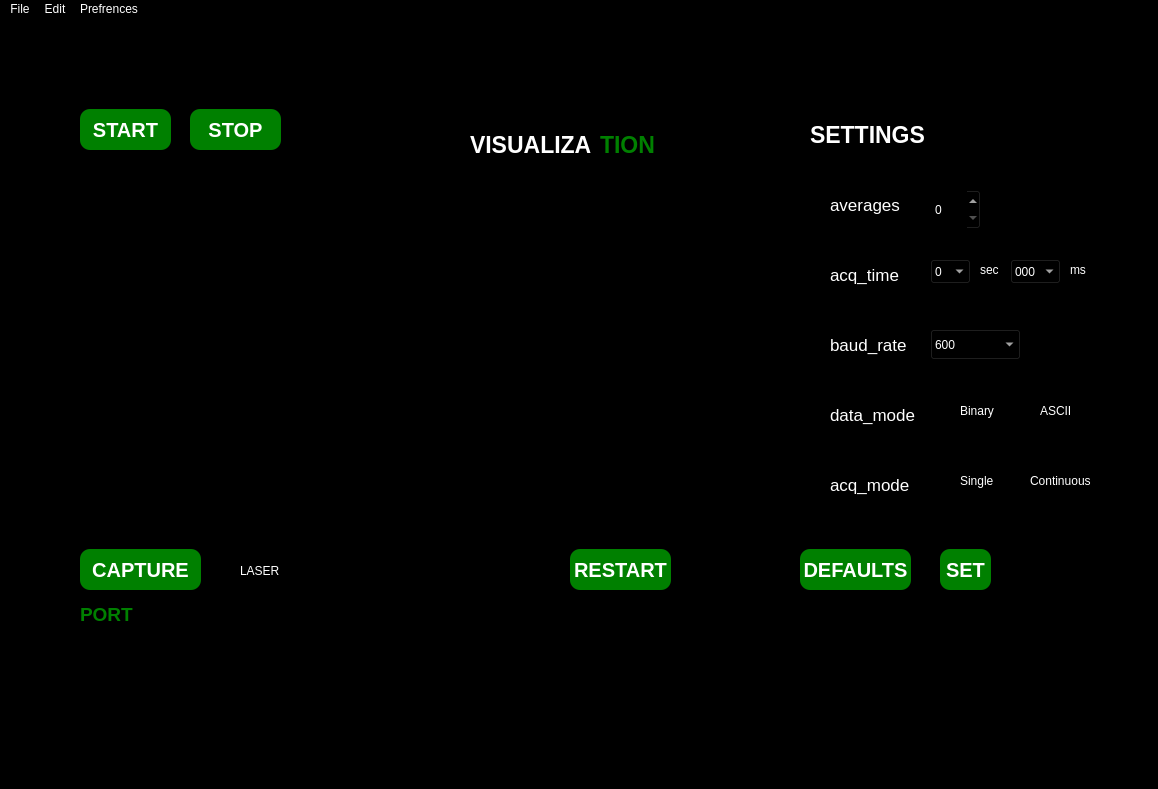
<?xml version="1.0" encoding="UTF-8"?>
<ui version="4.0">
 <class>MainWindow</class>
 <widget class="QMainWindow" name="MainWindow">
  <property name="geometry">
   <rect>
    <x>0</x>
    <y>0</y>
    <width>1158</width>
    <height>789</height>
   </rect>
  </property>
  <property name="font">
   <font>
    <family>Century Schoolbook L</family>
    <weight>50</weight>
    <bold>false</bold>
   </font>
  </property>
  <property name="windowTitle">
   <string>MainWindow</string>
  </property>
  <property name="styleSheet">
   <string notr="true">Background-color:black; color:white</string>
  </property>
  <widget class="QWidget" name="centralwidget">
   <widget class="QLabel" name="label">
    <property name="geometry">
     <rect>
      <x>0</x>
      <y>670</y>
      <width>171</width>
      <height>91</height>
     </rect>
    </property>
    <property name="styleSheet">
     <string notr="true">background-image: url(/home/devanshu/Pictures/image.png)
</string>
    </property>
    <property name="text">
     <string/>
    </property>
   </widget>
   <widget class="QPushButton" name="start">
    <property name="geometry">
     <rect>
      <x>80</x>
      <y>90</y>
      <width>91</width>
      <height>41</height>
     </rect>
    </property>
    <property name="font">
     <font>
      <pointsize>15</pointsize>
      <weight>75</weight>
      <bold>true</bold>
     </font>
    </property>
    <property name="styleSheet">
     <string notr="true">background-color: green; color: white;border-radius: 10px;
</string>
    </property>
    <property name="text">
     <string>START</string>
    </property>
   </widget>
   <widget class="QLabel" name="label_2">
    <property name="geometry">
     <rect>
      <x>830</x>
      <y>170</y>
      <width>91</width>
      <height>31</height>
     </rect>
    </property>
    <property name="font">
     <font>
      <pointsize>13</pointsize>
      <weight>50</weight>
      <bold>false</bold>
      <underline>false</underline>
     </font>
    </property>
    <property name="styleSheet">
     <string notr="true">color: white;</string>
    </property>
    <property name="text">
     <string>averages </string>
    </property>
   </widget>
   <widget class="QLabel" name="label_3">
    <property name="geometry">
     <rect>
      <x>830</x>
      <y>240</y>
      <width>91</width>
      <height>31</height>
     </rect>
    </property>
    <property name="font">
     <font>
      <pointsize>13</pointsize>
      <weight>50</weight>
      <bold>false</bold>
      <underline>false</underline>
     </font>
    </property>
    <property name="styleSheet">
     <string notr="true">color: white;</string>
    </property>
    <property name="text">
     <string>acq_time</string>
    </property>
   </widget>
   <widget class="QLabel" name="label_4">
    <property name="geometry">
     <rect>
      <x>830</x>
      <y>310</y>
      <width>91</width>
      <height>31</height>
     </rect>
    </property>
    <property name="font">
     <font>
      <pointsize>13</pointsize>
      <weight>50</weight>
      <bold>false</bold>
      <underline>false</underline>
     </font>
    </property>
    <property name="styleSheet">
     <string notr="true">color: white;
</string>
    </property>
    <property name="text">
     <string>baud_rate</string>
    </property>
   </widget>
   <widget class="QLabel" name="label_5">
    <property name="geometry">
     <rect>
      <x>830</x>
      <y>380</y>
      <width>91</width>
      <height>31</height>
     </rect>
    </property>
    <property name="font">
     <font>
      <pointsize>13</pointsize>
      <weight>50</weight>
      <bold>false</bold>
      <underline>false</underline>
     </font>
    </property>
    <property name="styleSheet">
     <string notr="true">color: white;
</string>
    </property>
    <property name="text">
     <string>data_mode</string>
    </property>
   </widget>
   <widget class="QLabel" name="label_6">
    <property name="geometry">
     <rect>
      <x>830</x>
      <y>450</y>
      <width>91</width>
      <height>31</height>
     </rect>
    </property>
    <property name="font">
     <font>
      <pointsize>13</pointsize>
      <weight>50</weight>
      <bold>false</bold>
      <underline>false</underline>
     </font>
    </property>
    <property name="styleSheet">
     <string notr="true">color: white;</string>
    </property>
    <property name="text">
     <string>acq_mode</string>
    </property>
   </widget>
   <widget class="QLabel" name="label_7">
    <property name="geometry">
     <rect>
      <x>1080</x>
      <y>680</y>
      <width>71</width>
      <height>81</height>
     </rect>
    </property>
    <property name="styleSheet">
     <string notr="true">background-image: url(/home/devanshu/Downloads/to.png)
</string>
    </property>
    <property name="text">
     <string/>
    </property>
   </widget>
   <widget class="QPushButton" name="stop">
    <property name="geometry">
     <rect>
      <x>190</x>
      <y>90</y>
      <width>91</width>
      <height>41</height>
     </rect>
    </property>
    <property name="font">
     <font>
      <pointsize>15</pointsize>
      <weight>75</weight>
      <bold>true</bold>
     </font>
    </property>
    <property name="styleSheet">
     <string notr="true">background-color: Green; color: white;border-radius: 10px;
</string>
    </property>
    <property name="text">
     <string>STOP</string>
    </property>
   </widget>
   <widget class="QPushButton" name="capture">
    <property name="geometry">
     <rect>
      <x>80</x>
      <y>530</y>
      <width>121</width>
      <height>41</height>
     </rect>
    </property>
    <property name="font">
     <font>
      <pointsize>15</pointsize>
      <weight>75</weight>
      <bold>true</bold>
     </font>
    </property>
    <property name="styleSheet">
     <string notr="true">background-color: Green; color: white;border-radius: 10px;
</string>
    </property>
    <property name="text">
     <string>CAPTURE</string>
    </property>
   </widget>
   <widget class="QLabel" name="label_9">
    <property name="geometry">
     <rect>
      <x>470</x>
      <y>110</y>
      <width>121</width>
      <height>31</height>
     </rect>
    </property>
    <property name="font">
     <font>
      <pointsize>17</pointsize>
      <weight>75</weight>
      <bold>true</bold>
      <underline>false</underline>
     </font>
    </property>
    <property name="text">
     <string>VISUALIZA</string>
    </property>
   </widget>
   <widget class="QLabel" name="label_10">
    <property name="geometry">
     <rect>
      <x>600</x>
      <y>110</y>
      <width>71</width>
      <height>31</height>
     </rect>
    </property>
    <property name="font">
     <font>
      <pointsize>17</pointsize>
      <weight>75</weight>
      <bold>true</bold>
      <underline>false</underline>
     </font>
    </property>
    <property name="styleSheet">
     <string notr="true">color:green;</string>
    </property>
    <property name="text">
     <string>TION</string>
    </property>
   </widget>
   <widget class="QLabel" name="label_11">
    <property name="geometry">
     <rect>
      <x>810</x>
      <y>100</y>
      <width>121</width>
      <height>31</height>
     </rect>
    </property>
    <property name="font">
     <font>
      <pointsize>17</pointsize>
      <weight>75</weight>
      <bold>true</bold>
      <underline>false</underline>
     </font>
    </property>
    <property name="text">
     <string>SETTINGS</string>
    </property>
   </widget>
   <widget class="QLabel" name="label_12">
    <property name="geometry">
     <rect>
      <x>790</x>
      <y>180</y>
      <width>21</width>
      <height>21</height>
     </rect>
    </property>
    <property name="styleSheet">
     <string notr="true">background-color: transparent;
border-image:  url(/home/devanshu/Desktop/info.png);
background: none;
border: none;
background-repeat: none;</string>
    </property>
    <property name="text">
     <string/>
    </property>
   </widget>
   <widget class="QLabel" name="label_13">
    <property name="geometry">
     <rect>
      <x>790</x>
      <y>250</y>
      <width>21</width>
      <height>21</height>
     </rect>
    </property>
    <property name="styleSheet">
     <string notr="true">background-color: transparent;
border-image:  url(/home/devanshu/Desktop/info.png);
background: none;
border: none;
background-repeat: none;</string>
    </property>
    <property name="text">
     <string/>
    </property>
   </widget>
   <widget class="QLabel" name="label_14">
    <property name="geometry">
     <rect>
      <x>790</x>
      <y>320</y>
      <width>21</width>
      <height>21</height>
     </rect>
    </property>
    <property name="styleSheet">
     <string notr="true">background-color: transparent;
border-image:  url(/home/devanshu/Desktop/info.png);
background: none;
border: none;
background-repeat: none;</string>
    </property>
    <property name="text">
     <string/>
    </property>
   </widget>
   <widget class="QLabel" name="label_15">
    <property name="geometry">
     <rect>
      <x>790</x>
      <y>390</y>
      <width>21</width>
      <height>21</height>
     </rect>
    </property>
    <property name="styleSheet">
     <string notr="true">background-color: transparent;
border-image:  url(/home/devanshu/Desktop/info.png);
background: none;
border: none;
background-repeat: none;</string>
    </property>
    <property name="text">
     <string/>
    </property>
   </widget>
   <widget class="QLabel" name="label_16">
    <property name="geometry">
     <rect>
      <x>790</x>
      <y>460</y>
      <width>21</width>
      <height>21</height>
     </rect>
    </property>
    <property name="styleSheet">
     <string notr="true">background-color: transparent;
border-image:  url(/home/devanshu/Desktop/info.png);
background: none;
border: none;
background-repeat: none;</string>
    </property>
    <property name="text">
     <string/>
    </property>
   </widget>
   <widget class="QSpinBox" name="avg">
    <property name="geometry">
     <rect>
      <x>930</x>
      <y>170</y>
      <width>51</width>
      <height>41</height>
     </rect>
    </property>
   </widget>
   <widget class="QPushButton" name="set">
    <property name="geometry">
     <rect>
      <x>940</x>
      <y>530</y>
      <width>51</width>
      <height>41</height>
     </rect>
    </property>
    <property name="font">
     <font>
      <pointsize>15</pointsize>
      <weight>75</weight>
      <bold>true</bold>
     </font>
    </property>
    <property name="styleSheet">
     <string notr="true">background-color: Green; color: white;border-radius: 10px;
</string>
    </property>
    <property name="text">
     <string>SET</string>
    </property>
   </widget>
   <widget class="QPushButton" name="default_2">
    <property name="geometry">
     <rect>
      <x>800</x>
      <y>530</y>
      <width>111</width>
      <height>41</height>
     </rect>
    </property>
    <property name="font">
     <font>
      <pointsize>15</pointsize>
      <weight>75</weight>
      <bold>true</bold>
     </font>
    </property>
    <property name="styleSheet">
     <string notr="true">background-color: Green; color: white;border-radius: 10px;
</string>
    </property>
    <property name="text">
     <string>DEFAULTS</string>
    </property>
   </widget>
   <widget class="QComboBox" name="baud">
    <property name="geometry">
     <rect>
      <x>930</x>
      <y>310</y>
      <width>91</width>
      <height>31</height>
     </rect>
    </property>
    <item>
     <property name="text">
      <string>600</string>
     </property>
    </item>
    <item>
     <property name="text">
      <string>1200</string>
     </property>
    </item>
    <item>
     <property name="text">
      <string>2400</string>
     </property>
    </item>
    <item>
     <property name="text">
      <string>4800</string>
     </property>
    </item>
    <item>
     <property name="text">
      <string>9600</string>
     </property>
    </item>
    <item>
     <property name="text">
      <string>19200</string>
     </property>
    </item>
    <item>
     <property name="text">
      <string>38400</string>
     </property>
    </item>
    <item>
     <property name="text">
      <string>115200</string>
     </property>
    </item>
   </widget>
   <widget class="QComboBox" name="msec">
    <property name="geometry">
     <rect>
      <x>1010</x>
      <y>240</y>
      <width>51</width>
      <height>25</height>
     </rect>
    </property>
    <item>
     <property name="text">
      <string>000</string>
     </property>
    </item>
    <item>
     <property name="text">
      <string>100</string>
     </property>
    </item>
    <item>
     <property name="text">
      <string>200</string>
     </property>
    </item>
    <item>
     <property name="text">
      <string>300</string>
     </property>
    </item>
    <item>
     <property name="text">
      <string>400</string>
     </property>
    </item>
    <item>
     <property name="text">
      <string>500</string>
     </property>
    </item>
    <item>
     <property name="text">
      <string>600</string>
     </property>
    </item>
    <item>
     <property name="text">
      <string>700</string>
     </property>
    </item>
    <item>
     <property name="text">
      <string>800</string>
     </property>
    </item>
    <item>
     <property name="text">
      <string>900</string>
     </property>
    </item>
   </widget>
   <widget class="QComboBox" name="sec">
    <property name="geometry">
     <rect>
      <x>930</x>
      <y>240</y>
      <width>41</width>
      <height>25</height>
     </rect>
    </property>
    <item>
     <property name="text">
      <string>0</string>
     </property>
    </item>
    <item>
     <property name="text">
      <string>1</string>
     </property>
    </item>
    <item>
     <property name="text">
      <string>2</string>
     </property>
    </item>
    <item>
     <property name="text">
      <string>3</string>
     </property>
    </item>
    <item>
     <property name="text">
      <string>4</string>
     </property>
    </item>
    <item>
     <property name="text">
      <string>5</string>
     </property>
    </item>
    <item>
     <property name="text">
      <string>6</string>
     </property>
    </item>
    <item>
     <property name="text">
      <string>7</string>
     </property>
    </item>
    <item>
     <property name="text">
      <string>8</string>
     </property>
    </item>
    <item>
     <property name="text">
      <string>9</string>
     </property>
    </item>
    <item>
     <property name="text">
      <string>10</string>
     </property>
    </item>
   </widget>
   <widget class="QLabel" name="label_17">
    <property name="geometry">
     <rect>
      <x>980</x>
      <y>235</y>
      <width>31</width>
      <height>31</height>
     </rect>
    </property>
    <property name="text">
     <string>sec</string>
    </property>
   </widget>
   <widget class="QLabel" name="label_18">
    <property name="geometry">
     <rect>
      <x>1070</x>
      <y>240</y>
      <width>21</width>
      <height>21</height>
     </rect>
    </property>
    <property name="text">
     <string>ms</string>
    </property>
   </widget>
   <widget class="QRadioButton" name="bin">
    <property name="geometry">
     <rect>
      <x>940</x>
      <y>380</y>
      <width>71</width>
      <height>23</height>
     </rect>
    </property>
    <property name="text">
     <string>Binary</string>
    </property>
    <attribute name="buttonGroup">
     <string notr="true">buttonGroup_2</string>
    </attribute>
   </widget>
   <widget class="QRadioButton" name="ascii">
    <property name="geometry">
     <rect>
      <x>1020</x>
      <y>380</y>
      <width>71</width>
      <height>23</height>
     </rect>
    </property>
    <property name="text">
     <string>ASCII</string>
    </property>
    <attribute name="buttonGroup">
     <string notr="true">buttonGroup_2</string>
    </attribute>
   </widget>
   <widget class="QRadioButton" name="cont">
    <property name="geometry">
     <rect>
      <x>1010</x>
      <y>450</y>
      <width>111</width>
      <height>23</height>
     </rect>
    </property>
    <property name="text">
     <string>Continuous </string>
    </property>
    <attribute name="buttonGroup">
     <string notr="true">buttonGroup</string>
    </attribute>
   </widget>
   <widget class="QRadioButton" name="single">
    <property name="geometry">
     <rect>
      <x>940</x>
      <y>450</y>
      <width>71</width>
      <height>23</height>
     </rect>
    </property>
    <property name="text">
     <string>Single</string>
    </property>
    <attribute name="buttonGroup">
     <string notr="true">buttonGroup</string>
    </attribute>
   </widget>
   <widget class="QRadioButton" name="radioButton_5">
    <property name="geometry">
     <rect>
      <x>220</x>
      <y>540</y>
      <width>112</width>
      <height>23</height>
     </rect>
    </property>
    <property name="text">
     <string>LASER</string>
    </property>
   </widget>
   <widget class="QLabel" name="label_19">
    <property name="geometry">
     <rect>
      <x>80</x>
      <y>580</y>
      <width>71</width>
      <height>31</height>
     </rect>
    </property>
    <property name="font">
     <font>
      <pointsize>14</pointsize>
      <weight>75</weight>
      <bold>true</bold>
      <underline>false</underline>
     </font>
    </property>
    <property name="styleSheet">
     <string notr="true">color:green;</string>
    </property>
    <property name="text">
     <string>PORT</string>
    </property>
   </widget>
   <widget class="QPushButton" name="pushButton_5">
    <property name="geometry">
     <rect>
      <x>570</x>
      <y>530</y>
      <width>101</width>
      <height>41</height>
     </rect>
    </property>
    <property name="font">
     <font>
      <pointsize>15</pointsize>
      <weight>75</weight>
      <bold>true</bold>
     </font>
    </property>
    <property name="styleSheet">
     <string notr="true">background-color: Green; color: white;border-radius: 10px;
</string>
    </property>
    <property name="text">
     <string>RESTART</string>
    </property>
   </widget>
   <widget class="QWidget" name="gridLayoutWidget">
    <property name="geometry">
     <rect>
      <x>80</x>
      <y>160</y>
      <width>611</width>
      <height>341</height>
     </rect>
    </property>
    <layout class="QGridLayout" name="gridLayout"/>
   </widget>
  </widget>
  <widget class="QMenuBar" name="menubar">
   <property name="geometry">
    <rect>
     <x>0</x>
     <y>0</y>
     <width>1158</width>
     <height>22</height>
    </rect>
   </property>
   <widget class="QMenu" name="menuFile">
    <property name="styleSheet">
     <string notr="true">color:white</string>
    </property>
    <property name="title">
     <string>File</string>
    </property>
    <addaction name="actionss"/>
    <addaction name="actionOpen"/>
   </widget>
   <widget class="QMenu" name="menuEdit">
    <property name="title">
     <string>Edit</string>
    </property>
   </widget>
   <widget class="QMenu" name="menuPrefrences">
    <property name="title">
     <string>Prefrences</string>
    </property>
    <addaction name="actionPort"/>
   </widget>
   <addaction name="menuFile"/>
   <addaction name="menuEdit"/>
   <addaction name="menuPrefrences"/>
  </widget>
  <widget class="QStatusBar" name="statusbar"/>
  <action name="actionss">
   <property name="text">
    <string>Reset To Defaults</string>
   </property>
  </action>
  <action name="actionPort">
   <property name="text">
    <string>Port</string>
   </property>
  </action>
  <action name="actionOpen">
   <property name="text">
    <string>Save</string>
   </property>
  </action>
 </widget>
 <resources/>
 <connections/>
 <buttongroups>
  <buttongroup name="buttonGroup"/>
  <buttongroup name="buttonGroup_2"/>
 </buttongroups>
</ui>
